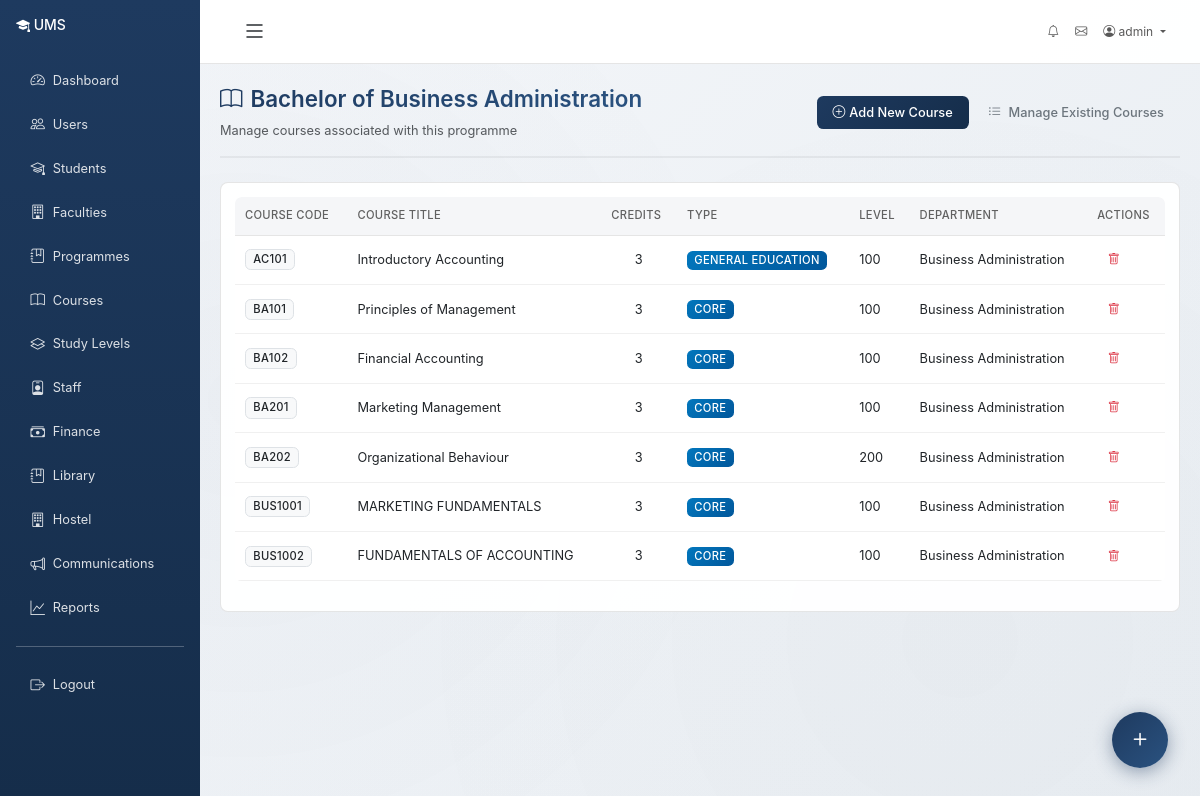
The app's page /academics/programmes/3/courses/ (signed in) with its own data.
### accounts/models.py (models this page shows, shortened)
class User(AbstractUser):
    class Role(models.TextChoices):
        ADMIN = 'admin', 'Administrator'
        REGISTRAR = 'registrar', 'Registrar'
        LECTURER = 'lecturer', 'Lecturer'
        STUDENT = 'student', 'Student'
        FINANCE = 'finance', 'Finance Staff'
        LIBRARIAN = 'librarian', 'Librarian'
        HOSTEL_MANAGER = 'hostel_manager', 'Hostel Manager'
        FACULTY_DEAN = 'faculty_dean', 'Faculty Dean'
        DEPARTMENT_HEAD = 'department_head', 'Department Head'
        PROGRAMME_COORDINATOR = 'programme_coordinator', 'Programme Coordinator'
    role = models.CharField(max_length=25, choices=Role.choices, default=Role.STUDENT)
    phone_number = models.CharField(max_length=20, blank=True)
    date_of_birth = models.DateField(null=True, blank=True)
    gender = models.CharField(
        max_length=10,
        choices=[('M', 'Male'), ('F', 'Female'), ('O', 'Other')],
        blank=True
    )
    address = models.TextField(blank=True)
    profile_picture = models.ImageField(upload_to='profiles/', null=True, blank=True)
    is_active_member = models.BooleanField(default=True)
    created_at = models.DateTimeField(auto_now_add=True)
    updated_at = models.DateTimeField(auto_now=True)
    class Meta:
        ordering = ['-date_joined']
    @property
    def is_admin(self):
        return self.role == self.Role.ADMIN or self.is_superuser

### academics/models.py (models this page shows, shortened)
class Programme(models.Model):
    class Schedule(models.TextChoices):
        FULLTIME = 'fulltime', 'Full-time'
        WEEKEND = 'weekend', 'Weekend'
        EVENING = 'evening', 'Evening'
        ONLINE = 'online', 'Online'
        HOLIDAY = 'holiday', 'Holiday'
    name = models.CharField(max_length=200)
    code = models.CharField(max_length=20, unique=True)
    department = models.ForeignKey(Department, on_delete=models.CASCADE, related_name='programmes')
    coordinator = models.ForeignKey(
        settings.AUTH_USER_MODEL, on_delete=models.SET_NULL,
        null=True, blank=True, related_name='programmes_coordinated'
    )
    level = models.ForeignKey(StudyLevel, on_delete=models.PROTECT, related_name='programmes')
    schedule = models.CharField(max_length=10, choices=Schedule.choices, default=Schedule.FULLTIME)
    duration_years = models.IntegerField(default=4)
    total_credits = models.IntegerField(default=120)
    description = models.TextField(blank=True)
    is_active = models.BooleanField(default=True)
    created_at = models.DateTimeField(auto_now_add=True)
    class Meta:
        ordering = ['name']

class Course(models.Model):
    class CourseType(models.TextChoices):
        CORE = 'core', 'Core'
        ELECTIVE = 'elective', 'Elective'
        GENERAL = 'general', 'General Education'
    code = models.CharField(max_length=20, unique=True)
    title = models.CharField(max_length=200)
    department = models.ForeignKey(Department, on_delete=models.CASCADE, related_name='courses')
    programme = models.ManyToManyField(Programme, related_name='courses', blank=True)
    credit_units = models.IntegerField(default=3, validators=[MinValueValidator(1), MaxValueValidator(6)])
    course_type = models.CharField(max_length=10, choices=CourseType.choices, default=CourseType.CORE)
    level = models.IntegerField(default=100, help_text="Course level (100, 200, 300, etc.)")
    semester = models.ForeignKey(StudySemester, on_delete=models.SET_NULL, null=True, blank=True, related_name='courses')
    description = models.TextField(blank=True)
    prerequisites = models.ManyToManyField('self', symmetrical=False, blank=True, related_name='is_prerequisite_for')
    max_students = models.IntegerField(default=100)
    is_active = models.BooleanField(default=True)
    created_at = models.DateTimeField(auto_now_add=True)
    class Meta:
        ordering = ['code']

class Department(models.Model):
    name = models.CharField(max_length=200)
    code = models.CharField(max_length=10, unique=True)
    faculty = models.ForeignKey(Faculty, on_delete=models.CASCADE, related_name='departments')
    head_of_department = models.ForeignKey(
        settings.AUTH_USER_MODEL, on_delete=models.SET_NULL,
        null=True, blank=True, related_name='department_head'
    )
    description = models.TextField(blank=True)
    is_active = models.BooleanField(default=True)
    created_at = models.DateTimeField(auto_now_add=True)
    class Meta:
        ordering = ['name']

### academics/views.py (the view, shortened to what this page needs)
# urls.py: path('programmes/<int:pk>/courses/', views.programme_courses, name='programme_courses'),
@login_required
@role_required(['admin', 'registrar'])
def programme_courses(request, pk):
    programme = get_object_or_404(Programme, pk=pk)
    if request.headers.get('X-Requested-With') != 'XMLHttpRequest':
        from .forms import CourseForm
        course_form = CourseForm()
        course_form.fields['programmes'].initial = [programme.pk]
        faculties = Faculty.objects.filter(is_active=True).prefetch_related('departments__programmes')
        study_years = StudyYear.objects.all()
        study_semesters = StudySemester.objects.all()
        all_courses = Course.objects.filter(is_active=True).select_related('department')
        return render(request, 'academics/programme_courses.html', {
            'programme': programme,
            'course_form': course_form,
            'faculties': faculties,
            'study_years': study_years,
            'study_semesters': study_semesters,
            'all_courses': all_courses,
        })
    form = ProgrammeCourseForm(instance=programme)
    html = render_to_string('academics/programme_courses_form.html', {'form': form, 'programme': programme}, request=request)
    return JsonResponse({'html': html})

### accounts/context_processors.py (called while the page is built, shortened)
def admin_dashboard_stats(request):
    context = {}
    return context

def user_context(request):
    context = {}
    if request.user.is_authenticated:
        user = request.user
        context['user_role'] = user.role
        context['user_role_display'] = user.get_role_display()
        context['is_admin_user'] = user.is_admin
        context['is_staff_user'] = user.role in ['admin', 'registrar', 'lecturer', 'finance', 'librarian', 'hostel_manager']
        nav_items = _get_nav_items(user)
        context['nav_items'] = nav_items
    return context

### templates/academics/programme_courses.html (shortened to what this page needs)
{% extends "base.html" %}
{% load static %}
{% block content %}
<div class="page-header d-flex justify-content-between align-items-center">
    <div>
        <h1 class="page-title"><i class="bi bi-book me-2"></i>{{ programme.name }}</h1>
        <p class="text-muted mb-0">Manage courses associated with this programme</p>
    </div>
    <div>
        {% if user.is_admin or user.is_registrar %}
        <button type="button" class="btn btn-primary" id="openAddCourseBtn">
            <i class="bi bi-plus-circle me-1"></i>Add New Course
        </button>
        <button type="button" class="btn btn-outline-secondary" id="openManageCoursesBtn">
            <i class="bi bi-list-ul me-1"></i> Manage Existing Courses
        </button>
        {% endif %}
    </div>
</div>
<div class="card">
    <div class="card-body">
        {% if programme.courses.all %}
        <div class="table-responsive">
            <table class="table table-hover">
                <thead class="table-light">
                    <tr>
                        <th>Course Code</th>
                        <th>Course Title</th>
                        <th>Credits</th>
                        <th>Type</th>
                        <th>Level</th>
                        <th>Department</th>
                        <th>Actions</th>
                    </tr>
                </thead>
                <tbody>
                    {% for course in programme.courses.all %}
                    <tr>
                        <td><span class="badge bg-light text-dark border">{{ course.code }}</span></td>
                        <td>{{ course.title }}</td>
                        <td class="text-center">{{ course.credit_units }}</td>
                        <td><span class="badge bg-info">{{ course.get_course_type_display }}</span></td>
                        <td>{{ course.level }}</td>
                        <td>{{ course.department.name }}</td>
                        <td>
                            <button type="button" class="btn btn-sm btn-outline-danger" data-course-id="{{ course.pk }}">
                                <i class="bi bi-trash"></i>
                            </button>
                        </td>
                    </tr>
                    {% endfor %}
                </tbody>
            </table>
        </div>
        {% endif %}
    </div>
</div>
{% endblock %}

### templates/base.html (shortened to what this page needs)
{% load static %}
<!DOCTYPE html>
<html lang="en">
<head>
    <link href="https://cdn.jsdelivr.net/npm/bootstrap@5.3.0/dist/css/bootstrap.min.css" rel="stylesheet">
    <link rel="stylesheet" href="https://cdn.jsdelivr.net/npm/bootstrap-icons@1.11.0/font/bootstrap-icons.css">
</head>
<body {% if user.is_authenticated %}data-user-authenticated="true"{% endif %}>
    {% if user.is_authenticated %}
    <div class="container-fluid">
        <div class="row">
            <div class="col-md-3 col-lg-2 px-0 sidebar d-none d-md-block" id="sidebar">
                <div class="p-3">
                    <h4 class="text-white mb-4">
                        <i class="bi bi-mortarboard-fill"></i> <span class="sidebar-text">UMS</span>
                    </h4>
                    <nav class="nav flex-column">
                        {% for item in nav_items %}
                            {% if item.path %}
                                <a class="nav-link" href="{{ item.path }}" title="{{ item.label }}">
                                    <i class="bi {{ item.icon }}"></i> <span class="sidebar-text">{{ item.label }}</span>
                                </a>
                            {% elif item.url %}
                                <a class="nav-link" href="{% url item.url %}" title="{{ item.label }}">
                                    <i class="bi {{ item.icon }}"></i> <span class="sidebar-text">{{ item.label }}</span>
                                </a>
                            {% endif %}
                        {% endfor %}
                        <hr class="text-white">
                        <a class="nav-link" href="{% url 'accounts:logout' %}" title="Logout">
                            <i class="bi bi-box-arrow-right"></i> <span class="sidebar-text">Logout</span>
                        </a>
                    </nav>
                </div>
            </div>
            <div class="col-md-9 col-lg-10 ms-auto main-content-area" id="mainContent">
                <nav class="navbar navbar-expand-lg navbar-light bg-white border-bottom">
                    <div class="container-fluid">
                        <button class="btn btn-link text-dark sidebar-toggle d-none d-md-block" id="sidebarToggle" type="button" title="Collapse Sidebar (Ctrl+B)">
                            <i class="bi bi-list"></i>
                        </button>
                        <div class="collapse navbar-collapse" id="navbarNav">
                            <ul class="navbar-nav ms-auto">
                                <li class="nav-item">
                                    <a class="nav-link" href="{% url 'communications:notifications' %}" title="Notifications">
                                        <i class="bi bi-bell"></i>
                                    </a>
                                </li>
                                <li class="nav-item">
                                    <a class="nav-link" href="{% url 'communications:inbox' %}" title="Messages">
                                        <i class="bi bi-envelope"></i>
                                    </a>
                                </li>
                                <li class="nav-item dropdown">
                                    <a class="nav-link dropdown-toggle" href="#" id="userDropdown" role="button" data-bs-toggle="dropdown">
                                        <i class="bi bi-person-circle"></i> {{ user.get_full_name|default:user.username }}
                                    </a>
                                </li>
                            </ul>
                        </div>
                    </div>
                </nav>
                <div class="content-wrapper">
                    {% block content %}{% endblock %}
                </div>
            </div>
        </div>
    </div>
    {% else %}
    <div class="container-fluid">
        {% block login_content %}{% endblock %}
    </div>
    {% endif %}
    {% if user.is_authenticated %}
    <div class="qc-fab-wrap" id="qcFabWrap">
        <button class="qc-fab-main" id="qcFabMain" title="Quick Add">
            <i class="bi bi-plus qc-icon"></i>
        </button>
        <div class="qc-actions" id="qcActions">
        </div>
    </div>
    {% endif %}
</body>
</html>

### records on screen
User: get_full_name "admin"
Programme: name "Bachelor of Business Administration"
Course: code "AC101", title "Introductory Accounting", credit_units "3", course_type "GENERAL EDUCATION", level "100", department.name "Business Administration"
Course: code "BA101", title "Principles of Management", credit_units "3", course_type "CORE", level "100", department.name "Business Administration"
Course: code "BA102", title "Financial Accounting", credit_units "3", course_type "CORE", level "100", department.name "Business Administration"
Course: code "BA201", title "Marketing Management", credit_units "3", course_type "CORE", level "100", department.name "Business Administration"
Course: code "BA202", title "Organizational Behaviour", credit_units "3", course_type "CORE", level "200", department.name "Business Administration"
Course: code "BUS1001", title "MARKETING FUNDAMENTALS", credit_units "3", course_type "CORE", level "100", department.name "Business Administration"
Course: code "BUS1002", title "FUNDAMENTALS OF ACCOUNTING", credit_units "3", course_type "CORE", level "100", department.name "Business Administration"

### other values on screen
{{ item.label }} "Dashboard" "Users" "Students" "Faculties" "Programmes" "Courses" "Study Levels" "Staff" "Finance" "Library" "Hostel" "Communications" "Reports"
